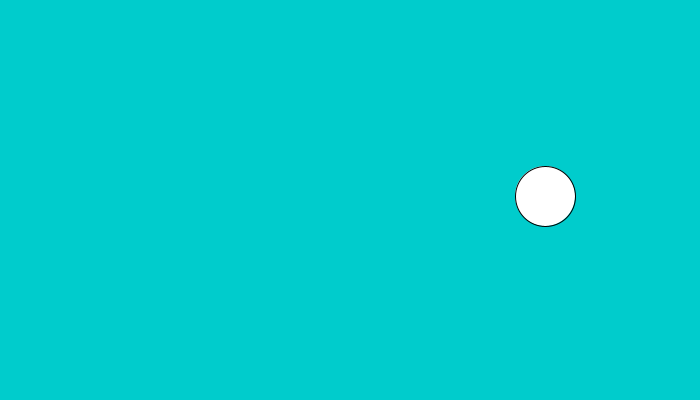
Frame 1 (no input)
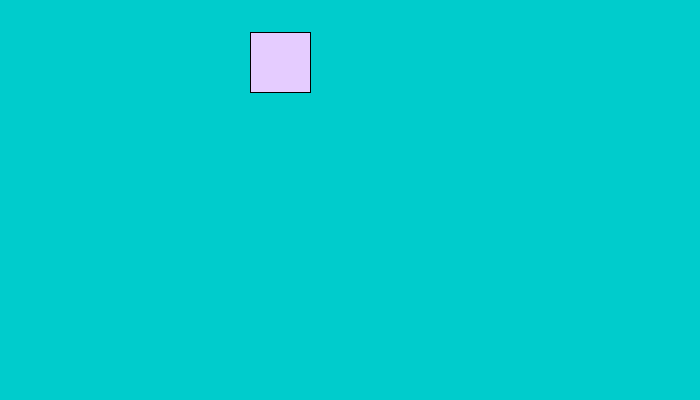
Frame 60 (the mouse pressed at the canvas centre just before this capture)
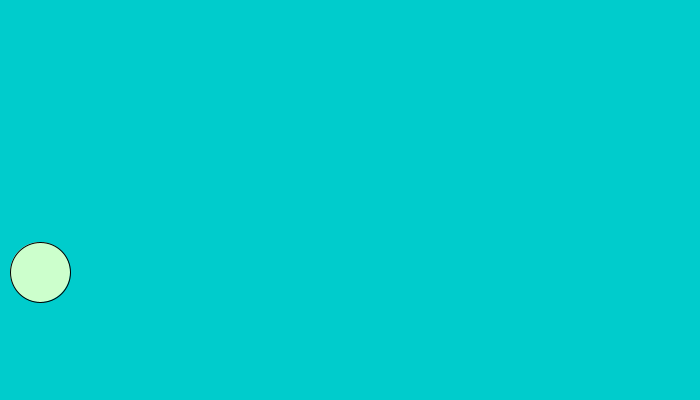
Frame 120 (the mouse held since frame 60 and released just before this capture)

The Processing sketch that drew these frames (run headless with seeded random() and noise(); from frame 60 on, the mouse is pressed at the canvas centre):

// Processing sketch: processing_187041
// ── processing_187041.pde

float circle_x = 550;
float circle_y=200;
float circle_speed_x= -5;
float circle_speed_y= -4;
boolean shapeState = false ; // 0 for circle , 1 for rect
void setup() {
  size(700, 400);
 
}
void draw() {
  background(0,204,204);
    circle_y = circle_y+circle_speed_y ;
  circle_x = circle_x+circle_speed_x ;
  if( shapeState == false )
    ellipse(circle_x, circle_y, 60, 60);
   else 
    rect(circle_x, circle_y, 60, 60);
  //if the circle goes off screen
  //put the circle on screen
  //if circle_y is negative
  if(circle_y<0){
    //shapeState = !shapeState;
    // if it is true make it false, or if it is false make it true
    if( shapeState == true )
    shapeState = false;
    else
    shapeState= true;
    fill(229,204,255);
    ellipse(circle_x, circle_y, 30, 30);
circle_speed_y=circle_speed_y*-1;}
//if circle_Y is off the bottom of the screen
//if circle_y is greater than the height
  if(circle_y>height){
    if( shapeState == true )
    shapeState = false;
    else
    shapeState= true;
    fill (204,229,255);
    rect(circle_x, circle_y, 60, 60);
    //bounce
circle_speed_y=circle_speed_y*-1;
}
//if circle_x is off the left side of teh screen
if(circle_x<0){
  if( shapeState == true )
    shapeState = false;
    else
    shapeState= true;
  fill (204,255,204);
  rect(circle_x, circle_y, 60, 60);
circle_speed_x=circle_speed_x*-1;}
//if circle_x if off the right side of teh screen
 if(circle_x>width){
   if( shapeState == true )
    shapeState = false;
    else
    shapeState= true;
   fill (255,204,204);
   ellipse(circle_x, circle_y, 80, 80);
    //bounce
circle_speed_x=circle_speed_x*-1;
}
}
